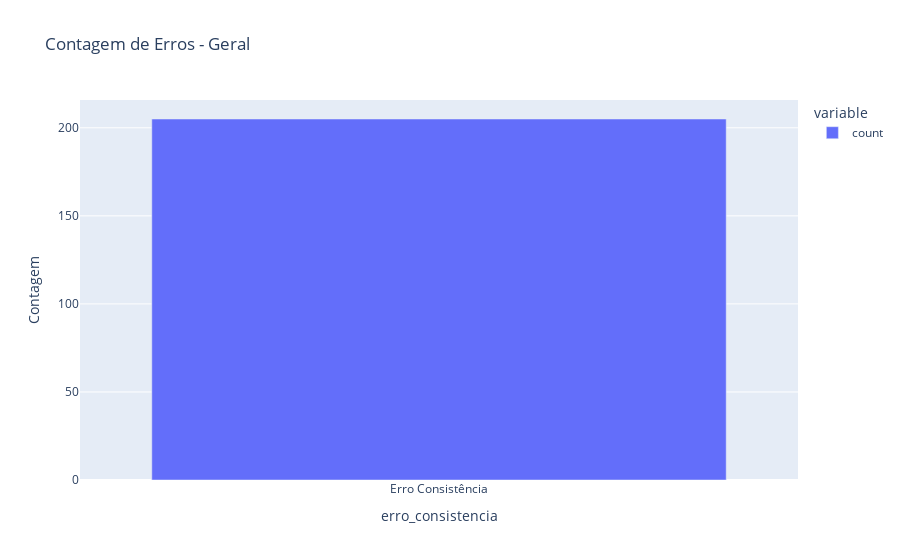

Notebook code for this chart:
### Markdown cell above
## Gráfico Contagem de Erros - Geral

### Code cell
# Gráfico de barras para a contagem de erros gerais
fig3 = px.bar(erro_count, title="Contagem de Erros - Geral", labels={'index': 'Erro', 'value': 'Contagem'})
fig3.show()

### Figure 1 — Plotly figure (JSON) as saved in the notebook; plotly's stock layout.template omitted (floating-point values rounded to 4 significant figures)
{"data": [{"alignmentgroup": "True", "hovertemplate": "variable=count<br>erro_consistencia=%{x}<br>Contagem=%{y}<extra></extra>", "legendgroup": "count", "marker": {"color": "#636efa", "pattern": {"shape": ""}}, "name": "count", "offsetgroup": "count", "orientation": "v", "showlegend": true, "textposition": "auto", "type": "bar", "x": ["Erro Consistência"], "xaxis": "x", "y": [205], "yaxis": "y"}], "layout": {"barmode": "relative", "legend": {"title": {"text": "variable"}, "tracegroupgap": 0}, "title": {"text": "Contagem de Erros - Geral"}, "xaxis": {"anchor": "y", "domain": [0, 1], "title": {"text": "erro_consistencia"}}, "yaxis": {"anchor": "x", "domain": [0, 1], "title": {"text": "Contagem"}}}}
